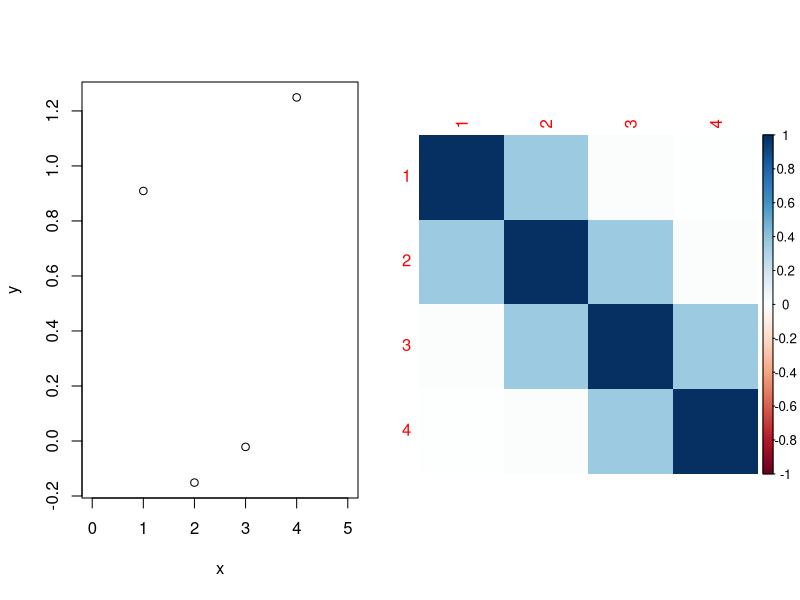
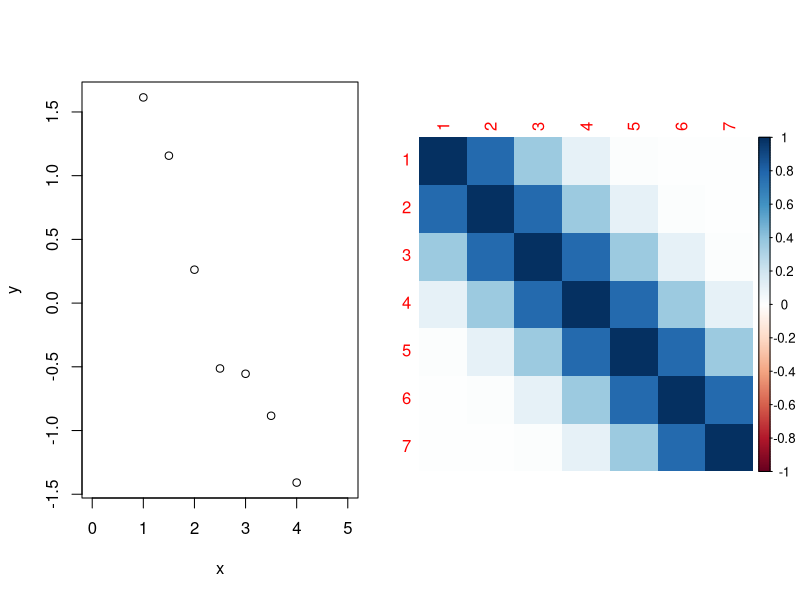
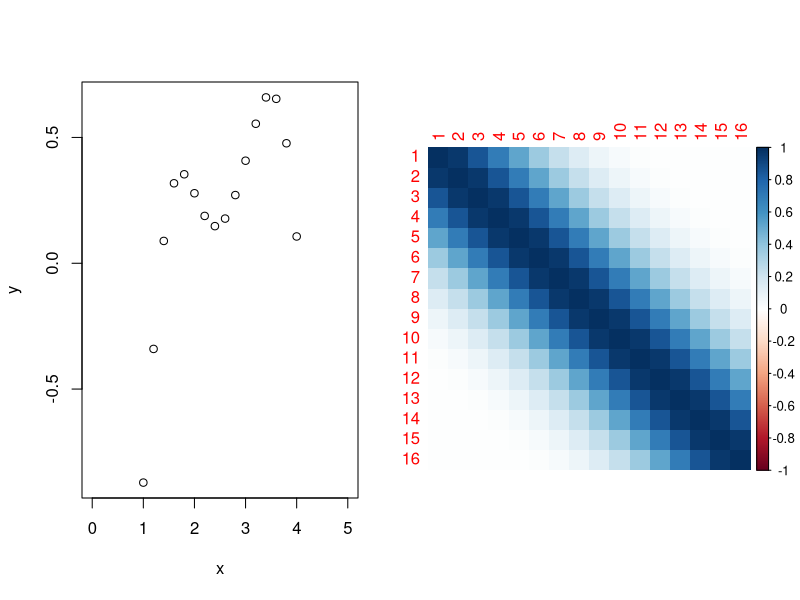
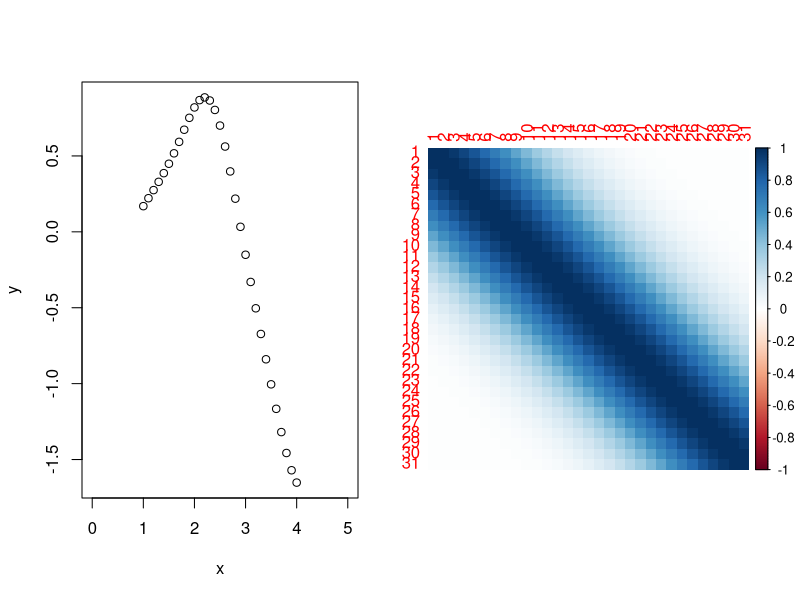
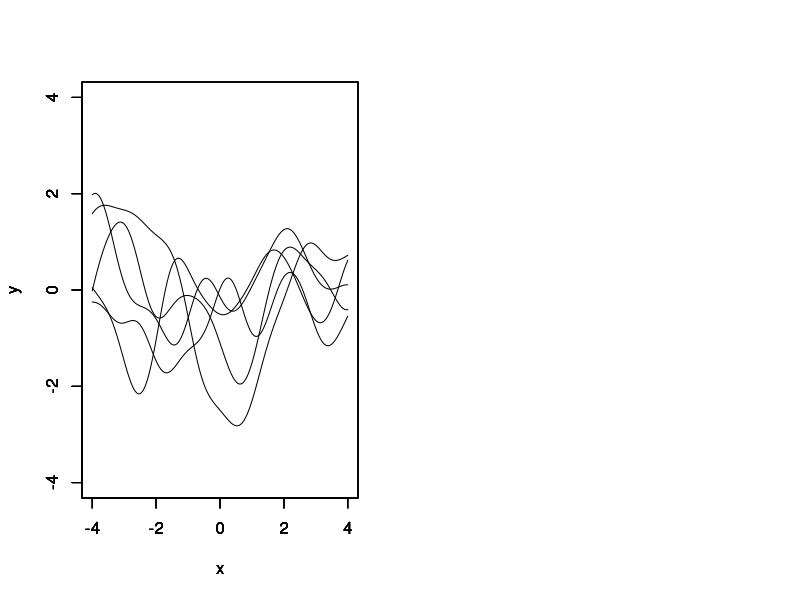

These figures' R source, in order:
## ---- chunk 1
## Generate x
generate_vector <- function(by, from = 1, to = 4) seq(by, from = from, to = to)

## Get covariance matrix
get_cov_mat <- function(x, theta1 = 1, theta2 = 1) {
   vec <- x
   theta1 * exp(-(apply(as.matrix(x), 1, function(vec) x-vec))^2/theta2)
} 
## ---- chunk 2
## Generate y and plot
gen_y_plot <- function(by) {
   
   x <- generate_vector(by)
   K <- get_cov_mat(x)
   mu <- rep(0, length(x))
   y <- MASS::mvrnorm(n = 1, mu = mu, Sigma = K)
   par(mfcol = c(1, 2))
   plot(x, y, xlim = c(0, 5))
   corrplot::corrplot(K, method = "shade")

}

set.seed(123)
gen_y_plot(1)
gen_y_plot(0.5)
gen_y_plot(0.2)
gen_y_plot(0.1)
## ---- chunk 3
gen_x_plot <- function(by) {
   x <- generate_vector(by, -4, 4)
   K <- get_cov_mat(x)
   mu <- rep(0, length(x))
   y <- MASS::mvrnorm(n = 1, mu = mu, Sigma = K)
   plot(x, y, type = "l", ylim = c(-4, 4))
}

set.seed(123)
for (i in 1:5) {
   if(i == 1) {
      gen_x_plot(0.05) 
      next
   }
   par(new = T)
   gen_x_plot(0.05)
}
